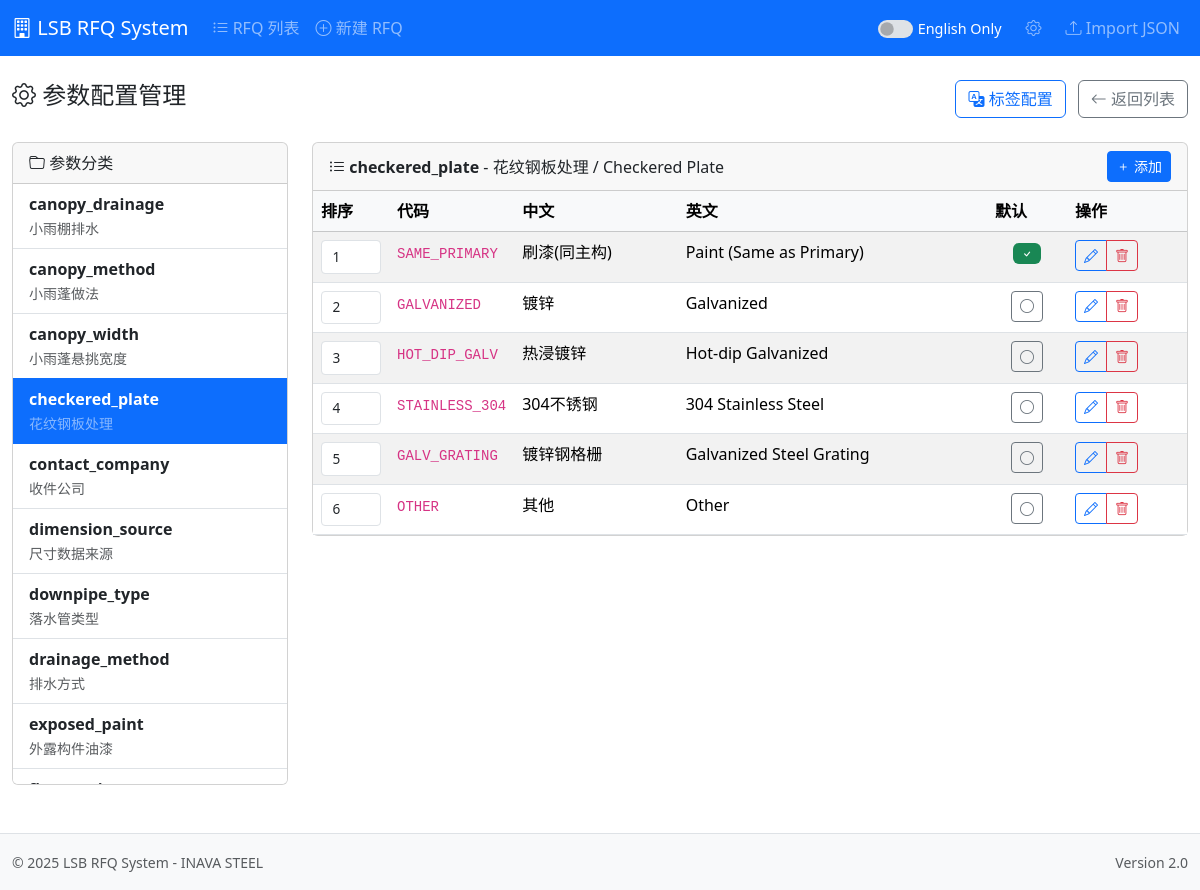
/rfq/config.php?config=true&category=checkered_plate, run on the app's committed database.
### tables this page shows
CREATE TABLE `lsb_rfq_reference` (
  `id` int(10) unsigned NOT NULL AUTO_INCREMENT,
  `category` varchar(50) NOT NULL COMMENT '参数类别代码',
  `category_name` varchar(100) NOT NULL COMMENT '参数类别名称(英文)',
  `category_name_cn` varchar(100) DEFAULT NULL COMMENT '参数类别名称(中文)',
  `code` varchar(50) NOT NULL COMMENT '参数值代码',
  `value_cn` varchar(255) NOT NULL COMMENT '参数值(中文)',
  `value_en` varchar(255) DEFAULT NULL COMMENT '参数值(英文)',
  `unit` varchar(20) DEFAULT NULL COMMENT '单位',
  `sort_order` int(11) DEFAULT 0 COMMENT '排序顺序',
  `is_default` tinyint(1) DEFAULT 0 COMMENT '是否默认值',
  `is_active` tinyint(1) DEFAULT 1 COMMENT '是否启用',
  `parent_id` int(10) unsigned DEFAULT NULL COMMENT '父级ID(用于级联选项)',
  `extra_data` longtext DEFAULT NULL COMMENT '扩展数据' CHECK (json_valid(`extra_data`)),
  `created_at` timestamp NOT NULL DEFAULT current_timestamp(),
  `updated_at` timestamp NOT NULL DEFAULT current_timestamp() ON UPDATE current_timestamp(),
  PRIMARY KEY (`id`),
  UNIQUE KEY `uk_category_code` (`category`,`code`),
  KEY `idx_category` (`category`),
  KEY `idx_code` (`code`),
  KEY `idx_parent` (`parent_id`)
);

### config/database.php (called while the page is built, shortened)
<?php
function getDB() {
    static $pdo = null;
    if ($pdo === null) {
        try {
            $dsn = sprintf(
                "mysql:host=%s;port=%s;dbname=%s;charset=%s",
                DB_HOST, DB_PORT, DB_DATABASE, DB_CHARSET
            );
            $pdo = new PDO($dsn, DB_USERNAME, DB_PASSWORD, [
                PDO::ATTR_ERRMODE => PDO::ERRMODE_EXCEPTION,
                PDO::ATTR_DEFAULT_FETCH_MODE => PDO::FETCH_ASSOC,
                PDO::ATTR_EMULATE_PREPARES => false,
            ]);
        } catch (PDOException $e) {
            die("Database connection failed: " . $e->getMessage());
        }
    }
    return $pdo;
}
function dbQuery($sql, $params = []) {
    $stmt = getDB()->prepare($sql);
    $stmt->execute($params);
    return $stmt->fetchAll();
}

### includes/functions.php (called while the page is built, shortened)
<?php
require_once dirname(__DIR__) . '/config/database.php';
function h($str) {
    return htmlspecialchars($str ?? '', ENT_QUOTES, 'UTF-8');
}

### rfq/config.php (the view, shortened to what this page needs)
<?php
require_once dirname(__DIR__) . '/includes/header.php';
$categories = dbQuery("
    SELECT DISTINCT category, category_name, category_name_cn
    FROM lsb_rfq_reference
    ORDER BY category
");
$currentCategory = isset($_GET['category']) ? $_GET['category'] : '';
$categoryItems = [];
if ($currentCategory) {
    $categoryItems = dbQuery("
        SELECT * FROM lsb_rfq_reference
        WHERE category = ?
        ORDER BY sort_order, id
    ", [$currentCategory]);
}
?>
<div class="row">
    <div class="col-12">
        <div class="d-flex justify-content-between align-items-center mb-4">
            <h4><i class="bi bi-gear"></i> <?php echo $lang === 'en' ? 'Parameter Configuration' : '参数配置管理'; ?></h4>
            <div>
                <a href="/aiforms/rfq/config_labels.php?config=true<?php echo $lang !== 'both' ? '&lang='.$lang : ''; ?>" class="btn btn-outline-primary me-2">
                    <i class="bi bi-translate"></i> <?php echo $lang === 'en' ? 'Labels' : '标签配置'; ?>
                </a>
                <a href="/aiforms/rfq/list.php" class="btn btn-outline-secondary">
                    <i class="bi bi-arrow-left"></i> <?php echo $lang === 'en' ? 'Back to List' : '返回列表'; ?>
                </a>
            </div>
        </div>
        <div class="row">
            <div class="col-md-3">
                <div class="card">
                    <div class="card-header">
                        <i class="bi bi-folder"></i> <?php echo $lang === 'en' ? 'Categories' : '参数分类'; ?>
                    </div>
                    <div class="list-group list-group-flush" id="category-list" style="max-height: 600px; overflow-y: auto;">
                        <?php foreach ($categories as $cat): ?>
                        <a href="?config=true&category=<?php echo urlencode($cat['category']); ?><?php echo $lang !== 'both' ? '&lang='.$lang : ''; ?>"
                           id="cat-<?php echo h($cat['category']); ?>"
                           class="list-group-item list-group-item-action <?php echo $currentCategory === $cat['category'] ? 'active' : ''; ?>"
                           onclick="RefConfig.saveScrollPosition()">
                            <div class="fw-bold"><?php echo h($cat['category']); ?></div>
                            <small class="<?php echo $currentCategory === $cat['category'] ? 'text-white-50' : 'text-muted'; ?>">
                                <?php echo h($cat['category_name_cn']); ?>
                            </small>
                        </a>
                        <?php endforeach; ?>
                    </div>
                </div>
            </div>
            <div class="col-md-9">
                <?php if ($currentCategory): ?>
                <div class="card">
                    <div class="card-header d-flex justify-content-between align-items-center">
                        <span>
                            <i class="bi bi-list-ul"></i>
                            <strong><?php echo h($currentCategory); ?></strong>
                            <?php
                            $catInfo = array_filter($categories, fn($c) => $c['category'] === $currentCategory);
                            $catInfo = reset($catInfo);
                            if ($catInfo): ?>
                            - <?php echo h($catInfo['category_name_cn']); ?> / <?php echo h($catInfo['category_name']); ?>
                            <?php endif; ?>
                        </span>
                        <button type="button" class="btn btn-sm btn-primary" onclick="RefConfig.showAddModal()">
                            <i class="bi bi-plus"></i> <?php echo $lang === 'en' ? 'Add' : '添加'; ?>
                        </button>
                    </div>
                    <div class="card-body p-0">
                        <div class="table-responsive">
                            <table class="table table-hover table-striped mb-0">
                                <thead class="table-light">
                                    <tr>
                                        <th width="60"><?php echo $lang === 'en' ? 'Order' : '排序'; ?></th>
                                        <th width="120"><?php echo $lang === 'en' ? 'Code' : '代码'; ?></th>
                                        <th><?php echo $lang === 'en' ? 'Chinese' : '中文'; ?></th>
                                        <th><?php echo $lang === 'en' ? 'English' : '英文'; ?></th>
                                        <th width="80"><?php echo $lang === 'en' ? 'Default' : '默认'; ?></th>
                                        <th width="120"><?php echo $lang === 'en' ? 'Actions' : '操作'; ?></th>
                                    </tr>
                                </thead>
                                <tbody>
                                    <?php if (empty($categoryItems)): ?>
                                    <tr>
                                        <td colspan="6" class="text-center text-muted py-4">
                                            <?php echo $lang === 'en' ? 'No items found' : '暂无数据'; ?>
                                        </td>
                                    </tr>
                                    <?php else: ?>
                                    <?php foreach ($categoryItems as $item): ?>
                                    <tr data-id="<?php echo $item['id']; ?>">
                                        <td>
                                            <input type="number" class="form-control form-control-sm"
                                                   value="<?php echo h($item['sort_order']); ?>"
                                                   style="width: 60px;"
                                                   onchange="RefConfig.updateSort(<?php echo $item['id']; ?>, this.value)">
                                        </td>
                                        <td><code><?php echo h($item['code']); ?></code></td>
                                        <td><?php echo h($item['value_cn']); ?></td>
                                        <td><?php echo h($item['value_en']); ?></td>
                                        <td class="text-center">
                                            <?php if ($item['is_default']): ?>
                                            <span class="badge bg-success"><i class="bi bi-check"></i></span>
                                            <?php else: ?>
                                            <button type="button" class="btn btn-sm btn-outline-secondary"
                                                    onclick="RefConfig.setDefault(<?php echo $item['id']; ?>)"
                                                    title="Set as default">
                                                <i class="bi bi-circle"></i>
                                            </button>
                                            <?php endif; ?>
                                        </td>
                                        <td>
                                            <div class="btn-group btn-group-sm">
                                                <button type="button" class="btn btn-outline-primary"
                                                        onclick="RefConfig.showEditModal(<?php echo $item['id']; ?>)"
                                                        title="Edit">
                                                    <i class="bi bi-pencil"></i>
                                                </button>
                                                <button type="button" class="btn btn-outline-danger"
                                                        onclick="RefConfig.deleteItem(<?php echo $item['id']; ?>)"
                                                        title="Delete">
                                                    <i class="bi bi-trash"></i>
                                                </button>
                                            </div>
                                        </td>
                                    </tr>
                                    <?php endforeach; ?>
                                    <?php endif; ?>
                                </tbody>
                            </table>
                        </div>
                    </div>
                </div>
                <?php endif; ?>
            </div>
        </div>
    </div>
</div>
<?php require_once dirname(__DIR__) . '/includes/footer.php'; ?>

### assets/css/style.css (style rules this page uses)
:root { --primary-color: #0d6efd; --secondary-color: #6c757d; --success-color: #198754; --warning-color: #ffc107; --danger-color: #dc3545; }
.form-control, .form-select { font-size: 0.85em; padding: 0.35rem 0.65rem; }

### data on the page
lsb_rfq_reference: sort_order "1", code "SAME_PRIMARY", value_cn "刷漆(同主构)", value_en "Paint (Same as Primary)", is_default 1 (drawn)
lsb_rfq_reference: sort_order "2", code "GALVANIZED", value_cn "镀锌", value_en "Galvanized"
lsb_rfq_reference: sort_order "3", code "HOT_DIP_GALV", value_cn "热浸镀锌", value_en "Hot-dip Galvanized"
lsb_rfq_reference: sort_order "4", code "STAINLESS_304", value_cn "304不锈钢", value_en "304 Stainless Steel"
lsb_rfq_reference: sort_order "5", code "GALV_GRATING", value_cn "镀锌钢格栅", value_en "Galvanized Steel Grating"
lsb_rfq_reference: sort_order "6", code "OTHER", value_cn "其他", value_en "Other"

### other printed values
$cat['category'] "canopy_drainage"
$cat['category_name_cn'] "小雨棚排水"
$cat['category'] "canopy_method"
$cat['category_name_cn'] "小雨蓬做法"
$cat['category'] "canopy_width"
$cat['category_name_cn'] "小雨蓬悬挑宽度"
$cat['category'] "checkered_plate"
$cat['category_name_cn'] "花纹钢板处理"
$cat['category'] "contact_company"
$cat['category_name_cn'] "收件公司"
$cat['category'] "dimension_source"
$cat['category_name_cn'] "尺寸数据来源"
$cat['category'] "downpipe_type"
$cat['category_name_cn'] "落水管类型"
$cat['category'] "drainage_method"
